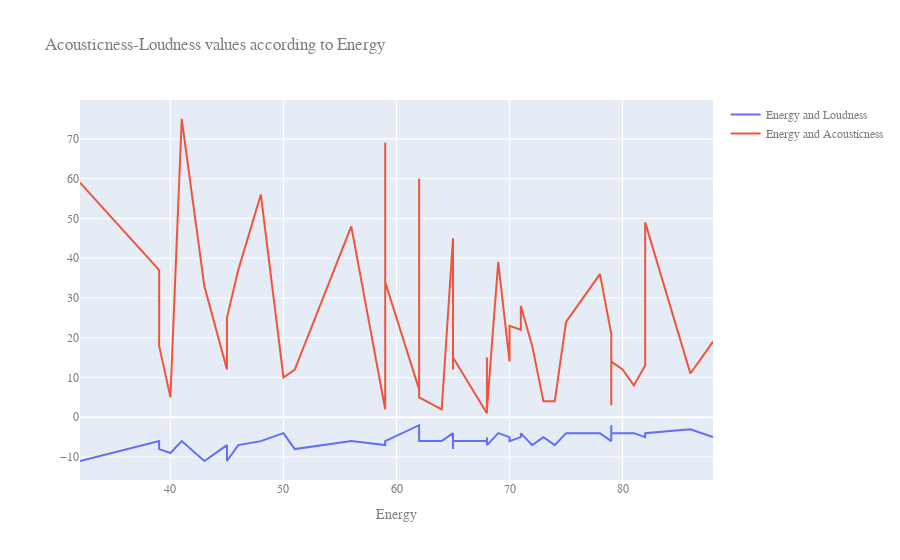

This figure's notebook cell:
### Code cell
import plotly.graph_objects as go

fig = go.Figure()

fig.add_trace(go.Scatter(
    x=sorted_energy['Energy'],
    y=sorted_energy['Loudness'],
    name="Energy and Loudness"       # this sets its legend entry
))


fig.add_trace(go.Scatter(
    x=sorted_energy['Energy'],
    y=sorted_energy['Acousticness'],
    name="Energy and Acousticness"
))

fig.update_layout(
    title="Acousticness-Loudness values according to Energy",
    xaxis_title="Energy",
    font=dict(
        family="Courier New, monospace",
        size=12,
        color="#7f7f7f"
    )
)

fig.show()

### Figure 1 — Plotly figure (JSON) as saved in the notebook; plotly's stock layout.template omitted (floating-point values rounded to 4 significant figures)
{"data": [{"name": "Energy and Loudness", "type": "scatter", "x": [32, 39, 39, 40, 41, 43, 45, 45, 46, 48, 50, 51, 56, 59, 59, 59, 62, 62, 62, 62, 64, 65, 65, 65, 68, 68, 68, 68, 69, 70, 70, 71, 71, 72, 73, 74, 75, 78, 79, 79, 79, 79, 79, 80, 81, 82, 82, 86, 88], "y": [-11, -6, -8, -9, -6, -11, -7, -11, -7, -6, -4, -8, -6, -7, -6, -6, -2, -3, -5, -6, -6, -4, -8, -6, -6, -5, -5, -7, -4, -5, -6, -5, -4, -7, -5, -7, -4, -4, -6, -3, -2, -4, -4, -4, -4, -5, -4, -3, -5]}, {"name": "Energy and Acousticness", "type": "scatter", "x": [32, 39, 39, 40, 41, 43, 45, 45, 46, 48, 50, 51, 56, 59, 59, 59, 62, 62, 62, 62, 64, 65, 65, 65, 68, 68, 68, 68, 69, 70, 70, 71, 71, 72, 73, 74, 75, 78, 79, 79, 79, 79, 79, 80, 81, 82, 82, 86, 88], "y": [59, 37, 18, 5, 75, 33, 12, 25, 37, 56, 10, 12, 48, 2, 69, 34, 7, 11, 60, 5, 2, 45, 12, 15, 1, 15, 9, 2, 39, 14, 23, 22, 28, 18, 4, 4, 24, 36, 21, 19, 7, 3, 14, 12, 8, 13, 49, 11, 19]}], "layout": {"font": {"color": "#7f7f7f", "family": "Courier New, monospace", "size": 12}, "title": {"text": "Acousticness-Loudness values according to Energy"}, "xaxis": {"title": {"text": "Energy"}}}}
